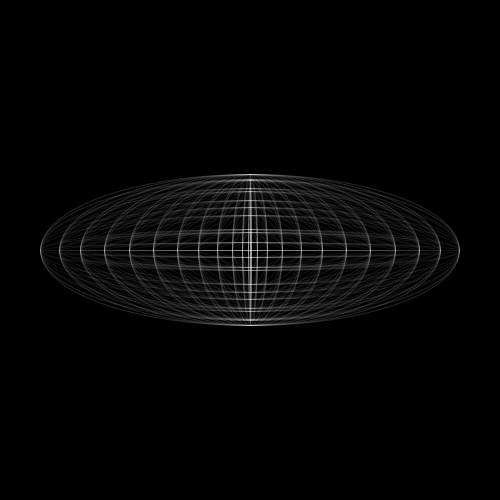
Frame 1 (no input)
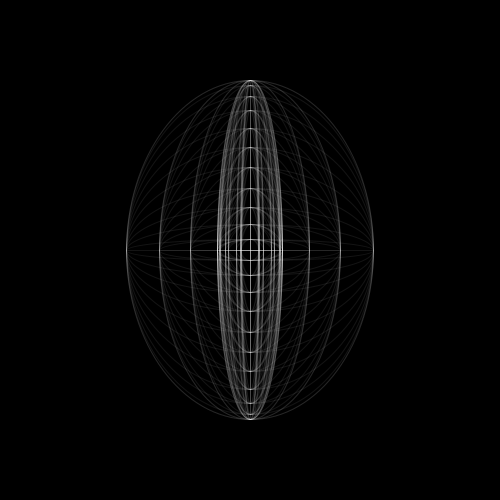
Frame 60 (the mouse pressed at the canvas centre just before this capture)
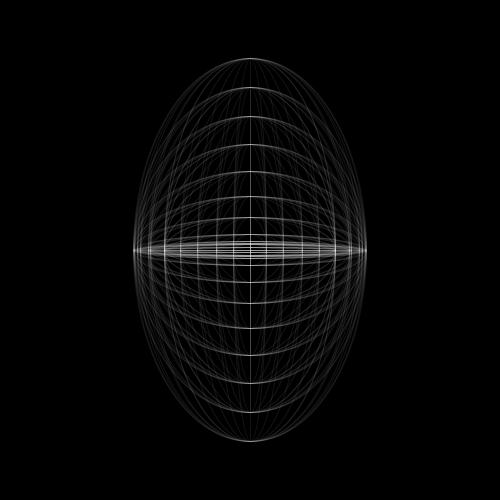
Frame 120 (the mouse held since frame 60 and released just before this capture)

The Processing sketch that drew these frames (run headless with seeded random() and noise(); from frame 60 on, the mouse is pressed at the canvas centre):

// Processing sketch: globe
// ── globe.pde
void setup() {
  size(500, 500);
  ellipseMode(CENTER);
}

void draw() {
  background(0);
  translate(width/2, height/2);
  for (int i = 0; i < width; i+=40) {
    for (int j =0; j<height; j+=40) {
      float anglea = sin(radians((i)/5-frameCount*4))*200;
      float angleb = cos(radians((j)/5-frameCount*4))*200;
      noFill();
      stroke(255, 20);
      ellipse(0, 0, radians(i*anglea/4), radians(j*angleb/4));
    }
  }
}
